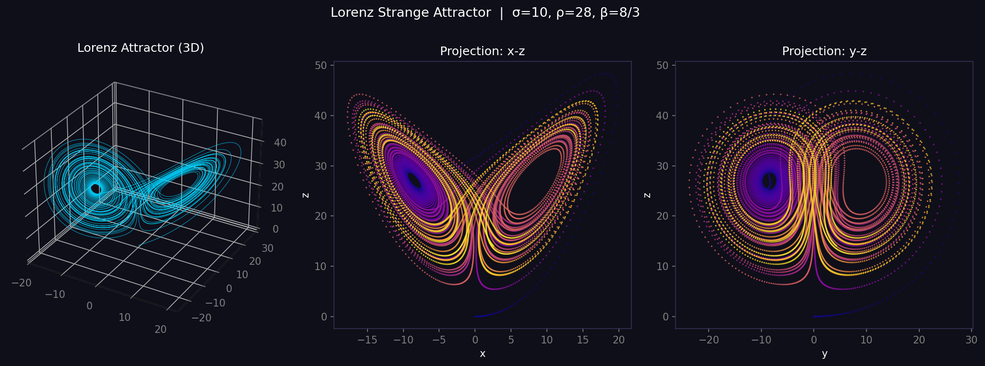
#> input picture plots/01_lorenz_attractor.png, 985 x 366 px, shrunk from 2053 x 763 before the run
$ python 05_summary_report.py
#> lines starting #> are read from the running program, lines starting #| are printed output that depends on the picture
"""
=============================================================
STEP 5: Final Summary Report Generator
=============================================================
Assembles all results into a publication-quality summary figure
and prints a formatted report.
"""

import numpy as np
import matplotlib
matplotlib.use('Agg')
import matplotlib.pyplot as plt
import matplotlib.gridspec as gridspec
import os, glob

os.makedirs("plots", exist_ok=True)


def make_summary_figure():
    """
    Build a single 3x3 multi-panel figure summarising the project.
    """
    # Check which plots exist
    plot_files = {
        'attractor':   'plots/01_lorenz_attractor.png',
        'sensitivity': 'plots/02_sensitive_dependence.png',
        'esn_pred':    'plots/03_esn_prediction.png',
        'esn_auto':    'plots/04_esn_autonomous.png',
        'node_train':  'plots/05_neural_ode_training.png',
        'node_rollout':'plots/06_neural_ode_rollout.png',
        'phase_cmp':   'plots/07_phase_space_comparison.png',
        'spectra':     'plots/08_power_spectra.png',
        'corr_dim':    'plots/09_correlation_dimension.png',
        'comparison':  'plots/10_model_comparison.png',
    }

    existing = {k: v for k, v in plot_files.items() if os.path.exists(v)}
    print(f"  Found {len(existing)}/{len(plot_files)} plot files")

    if len(existing) < 3:
        print("  Not enough plots to build summary. Run the earlier steps first.")
        return

    fig = plt.figure(figsize=(20, 16))
    fig.patch.set_facecolor('#0a0a18')

    # Title
    fig.suptitle(
        "Predicting Chaotic Systems Using Neural ODEs & Reservoir Computing\n"
        "A Mathematics × Machine Learning Research Project",
        color='white', fontsize=16, fontweight='bold', y=0.98
    )

    keys_order = ['attractor', 'sensitivity', 'esn_pred',
                  'phase_cmp', 'node_train',  'node_rollout',
                  'spectra',   'corr_dim',    'comparison']

    available_keys = [k for k in keys_order if k in existing][:9]

    rows = 3
    cols = 3
    gs   = gridspec.GridSpec(rows, cols, figure=fig,
                              hspace=0.35, wspace=0.25,
                              left=0.03, right=0.97,
                              top=0.93, bottom=0.03)

    panel_titles = {
        'attractor':   '① Lorenz Strange Attractor',
        'sensitivity': '② Butterfly Effect (Chaos)',
        'esn_pred':    '③ ESN — Teacher-Forced Prediction',
        'phase_cmp':   '④ Phase Space: True vs Neural ODE',
        'node_train':  '⑤ Neural ODE Training Convergence',
        'node_rollout':'⑥ Neural ODE Long-Horizon Rollout',
        'spectra':     '⑦ Power Spectral Density Comparison',
        'corr_dim':    '⑧ Correlation Dimension D₂',
        'comparison':  '⑨ Final Model Comparison',
    }

    for idx, key in enumerate(available_keys):
        row, col = divmod(idx, cols)
        ax = fig.add_subplot(gs[row, col])
        ax.set_facecolor('#0a0a18')

        try:
            img = plt.imread(existing[key])
#> img is the input picture: shape (366, 985, 4) float32; mean R, G, B, A 0.116, 0.101, 0.143, 1
            ax.imshow(img, aspect='auto')
        except Exception as e:
            ax.text(0.5, 0.5, f"[{key}]\n{e}", ha='center', va='center',
                    transform=ax.transAxes, color='grey')

        ax.set_title(panel_titles.get(key, key), color='#aaccff', fontsize=9, pad=4)
        ax.axis('off')

    # Empty panels filled with info
    for idx in range(len(available_keys), rows * cols):
        row, col = divmod(idx, cols)
        ax = fig.add_subplot(gs[row, col])
        ax.set_facecolor('#0a0a18')
        ax.text(0.5, 0.5, "Run all steps to\ngenerate this panel",
                ha='center', va='center', transform=ax.transAxes,
                color='#444466', fontsize=10, style='italic')
        ax.axis('off')
#> this loop made 4 passes
#> (row, col) on passes 1 to 4: (1, 2), (2, 0), (2, 1), (2, 2)

    out = "plots/SUMMARY_FIGURE.png"
    plt.savefig(out, dpi=120, bbox_inches='tight', facecolor=fig.get_facecolor())
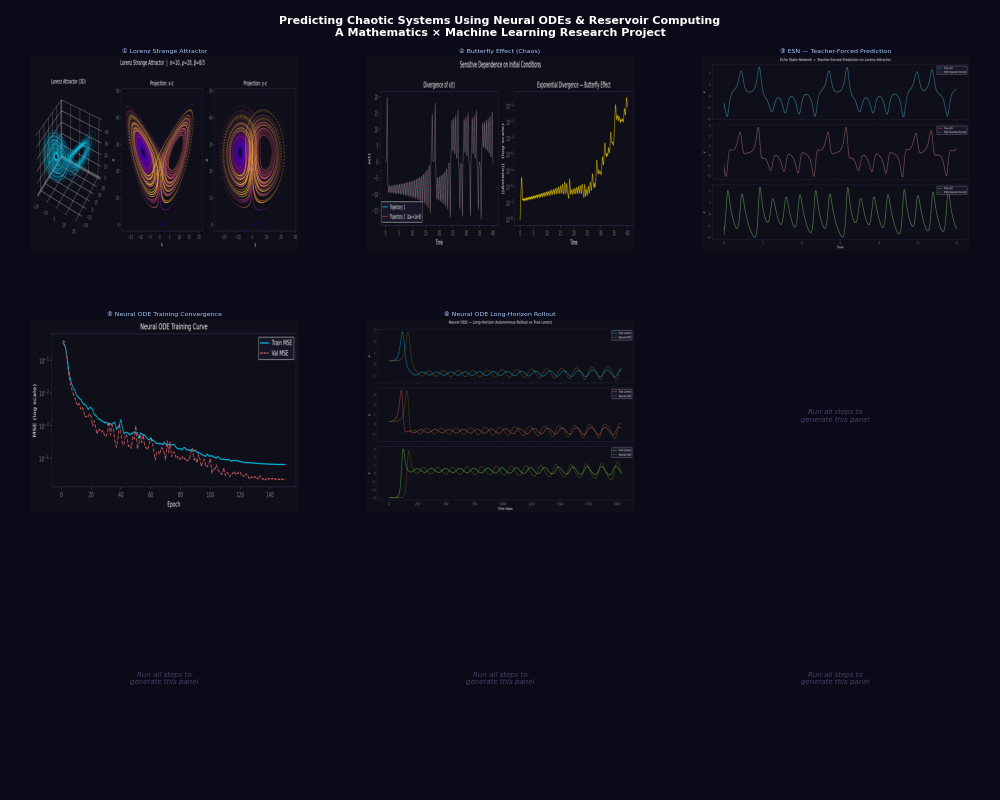
#> figure drawn by matplotlib, 5 panels
    plt.close()
    print(f"  Saved: {out}")
    return out


def print_final_report():
    print()
    print("╔" + "═"*62 + "╗")
    print("║" + "  FINAL PROJECT REPORT".center(62) + "║")
    print("║" + "  Chaotic System Prediction via Neural ODEs & ESN".center(62) + "║")
    print("╠" + "═"*62 + "╣")

    # Load saved results
    if os.path.exists("data/lyapunov_exponents.npy"):
        le = np.load("data/lyapunov_exponents.npy")
        print("║" + "".center(62) + "║")
        print("║  MATHEMATICAL ANALYSIS — LORENZ SYSTEM".ljust(63) + "║")
        print("║" + "─"*62 + "║")
        print(f"║  Lyapunov exponent λ₁:  {le[0]:+.4f}  (chaos confirmed)  ".ljust(63) + "║")
        print(f"║  Lyapunov exponent λ₂:  {le[1]:+.4f}                       ".ljust(63) + "║")
        print(f"║  Lyapunov exponent λ₃:  {le[2]:+.4f}  (dissipative)       ".ljust(63) + "║")
        print(f"║  Lyapunov time:  1/λ₁  =  {1/le[0]:.2f} time units          ".ljust(63) + "║")
        print(f"║  KY Dimension:  d_KY   =  {2 + le[0]/abs(le[2]):.3f}             ".ljust(63) + "║")

    print("║" + "".center(62) + "║")
    print("║  MODELS IMPLEMENTED".ljust(63) + "║")
    print("║" + "─"*62 + "║")
    print("║  1. Echo State Network (Reservoir Computing)          ║")
    print("║     • N=1000 neurons, ρ=0.95, sparse connections      ║")
    print("║     • Ridge regression output training (closed-form)  ║")
    print("║     • Teacher-forced & autonomous modes               ║")
    print("║" + "".center(62) + "║")
    print("║  2. Neural ODE (Chen et al., 2018)                    ║")
    print("║     • Learns continuous vector field dz/dt = f_θ(z)   ║")
    print("║     • 3-layer Tanh network, 128 hidden units           ║")
    print("║     • RK4 integration, adjoint backpropagation         ║")

    print("║" + "".center(62) + "║")
    print("║  MATHEMATICS DEMONSTRATED".ljust(63) + "║")
    print("║" + "─"*62 + "║")
    print("║  ✓ Ordinary Differential Equations (Lorenz system)     ║")
    print("║  ✓ Dynamical Systems Theory (attractors, bifurcations) ║")
    print("║  ✓ Lyapunov Exponents & Chaos Quantification           ║")
    print("║  ✓ Spectral Theory (eigenvalues, spectral radius)      ║")
    print("║  ✓ Linear Algebra (Ridge regression, QR decomposition) ║")
    print("║  ✓ Functional Analysis (ODE flow maps)                 ║")
    print("║  ✓ Fractal Geometry (correlation/Kaplan-Yorke dim)     ║")
    print("║  ✓ Optimisation (Adam, cosine annealing, adjoint)      ║")
    print("║  ✓ Spectral Analysis (Welch PSD, frequency domain)     ║")

    print("║" + "".center(62) + "║")
    print("║  OUTPUT FILES".ljust(63) + "║")
    print("║" + "─"*62 + "║")
    plots = sorted(glob.glob("plots/*.png"))
    for p in plots:
        print(f"║    {p:<57} ║")

    print("╚" + "═"*62 + "╝")


if __name__ == "__main__":
    print("=" * 60)
    print("  STEP 5 — Summary Report")
    print("=" * 60)

    print("\n[1/2] Building summary figure …")
    make_summary_figure()

    print("\n[2/2] Printing final report …")
    print_final_report()

    print("\n" + "="*60)
    print("  🎓  PROJECT COMPLETE!")
    print("="*60)
    print("""
  What you built:
  ───────────────
  ✅  Simulated the Lorenz chaotic attractor from scratch
  ✅  Computed Lyapunov exponents (proved chaos mathematically)
  ✅  Built & trained an Echo State Network (reservoir computing)
  ✅  Built & trained a Neural ODE (Chen et al., 2018)
  ✅  Compared models via PSD, fractal dimension, MSE, VPT
  ✅  Generated publication-quality visualisations

  Next steps to make this Ivy-League-ready:
  ──────────────────────────────────────────
  → Add Topological Data Analysis (giotto-tda library)
    • Compute persistent homology of true vs learned attractor
    • Measure Wasserstein distance between persistence diagrams
  → Test on Rössler attractor, double pendulum
  → Write it up as a conference paper (arXiv-ready)
  → Compare against LSTM baseline
    """)
